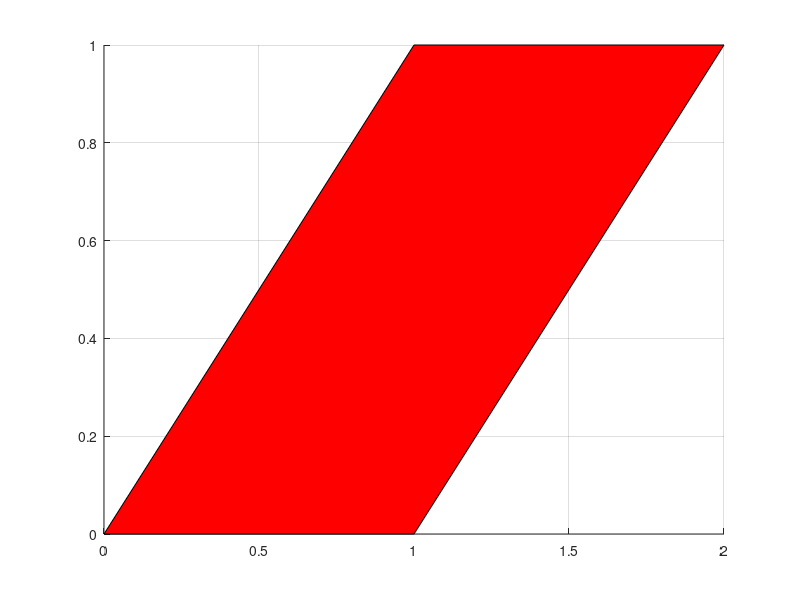

Source code (MATLAB):
% baonguyen2409@gmail.com
% lenh fill to mau 1 da giac kin duoc gioi han boi cac diem
% Cu phap: fill([ma tran diem X],[ma tran diem Y],'Color')
clear; clc; clf; grid on; hold on;
% VD: To mau hinh binh hanh ABC voi A(0,0), B(1,1), C(2,1), D(1,0)
% De to mau hinh binh hanh nay ta di theo thu tu diem A -> B -> C - D, 3 diem nay tao
% thanh 1 da giac kin.
% khi do x se di t? 0 -> 1 -> 2 -> 1, y di tu 0 -> 1 -> 1 -> 0
fill([0 1 2 1],[0 1 1 0],'r');
